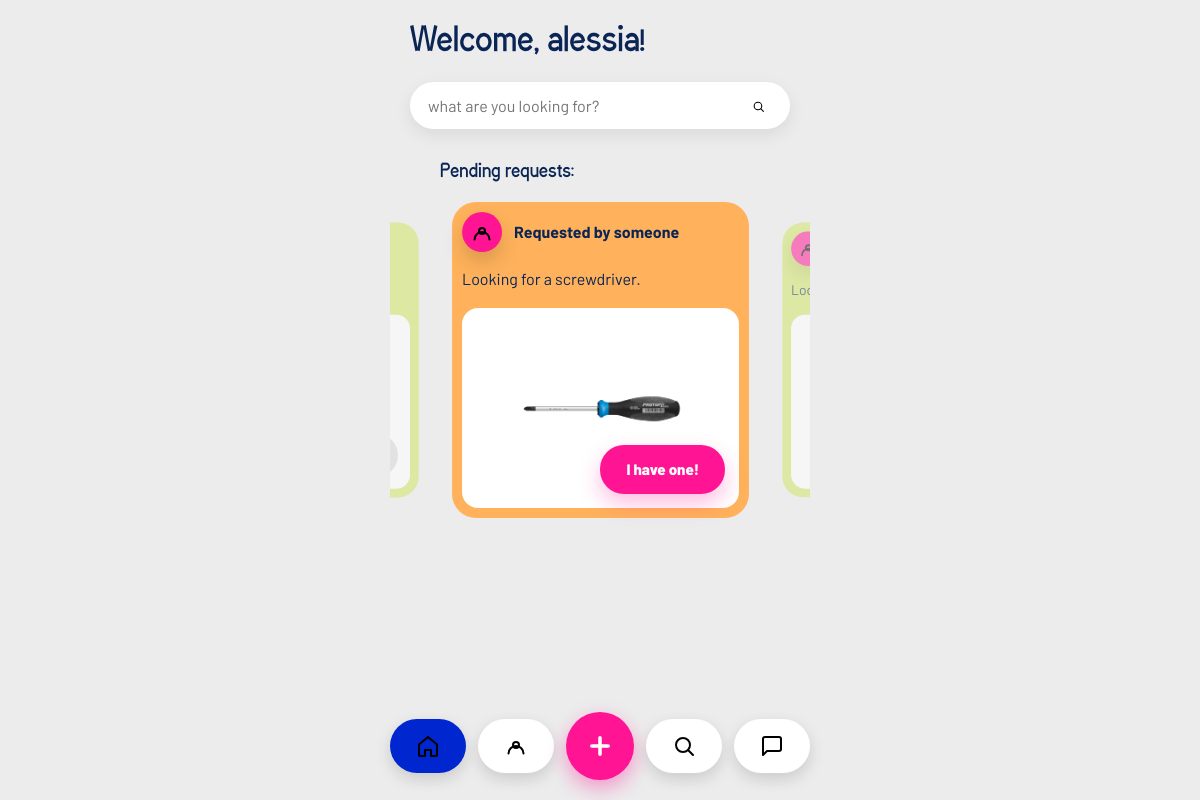
The app's page /dashboard (signed in) with its own data.
### tables this page shows
CREATE TABLE items (
            id INTEGER PRIMARY KEY AUTOINCREMENT,
            name TEXT NOT NULL,
            description TEXT,
            owner_id INTEGER NOT NULL,
            status TEXT DEFAULT 'available',
            keywords TEXT, category TEXT, photo TEXT,
            FOREIGN KEY (owner_id) REFERENCES "users_old" (id)
        );

### app.py (the view)
@app.route('/dashboard')
def dashboard():
    if 'user_id' not in session:
        return redirect(url_for('login'))
    success_message = None
    if session.pop('login_success', False):
        success_message = 'You are successfully logged in'
    conn = get_db_connection()
    cursor = conn.cursor()
    cursor.execute('SELECT * FROM items WHERE owner_id = ?', (session['user_id'],))
    my_items = cursor.fetchall()
    cursor.execute('''
        SELECT r.id, r.status, r.created_at, i.name as item_name, i.photo as item_photo, u.username as borrower
        FROM requests r
        JOIN items i ON r.item_id = i.id
        JOIN users u ON r.borrower_id = u.id
        WHERE i.owner_id = ?
        ORDER BY r.created_at DESC
    ''', (session['user_id'],))
    requests_for_me = cursor.fetchall()
    cursor.execute('SELECT categories FROM users WHERE id = ?', (session['user_id'],))
    user_categories_row = cursor.fetchone()
    user_categories = []
    if user_categories_row and user_categories_row['categories']:
        user_categories = [cat.strip() for cat in user_categories_row['categories'].split(',') if cat.strip()]
    matching_requested_items = []
    seen_request_ids = set()
    if user_categories:
        for category in user_categories:
            cursor.execute('''
                SELECT i.id, i.name, i.description, i.photo, u.username as owner
                FROM items i
                JOIN users u ON i.owner_id = u.id
                WHERE i.category LIKE ? AND i.owner_id != ? AND i.status = 'requested'
                ORDER BY i.id DESC
            ''', (f'%{category}%', session['user_id']))
            for item in cursor.fetchall():
                if item['id'] not in seen_request_ids:
                    matching_requested_items.append(item)
                    seen_request_ids.add(item['id'])
    if not matching_requested_items:
        cursor.execute('''
            SELECT i.id, i.name, i.description, i.photo, u.username as owner
            FROM items i
            JOIN users u ON i.owner_id = u.id
            WHERE i.owner_id != ? AND i.status = 'requested'
            ORDER BY i.id DESC
        ''', (session['user_id'],))
        matching_requested_items = cursor.fetchall()
    cursor.execute('''
        SELECT id, name, photo
        FROM items
        WHERE owner_id = ? AND status = 'requested'
        ORDER BY id DESC
    ''', (session['user_id'],))
    my_open_requests = cursor.fetchall()
    cursor.execute('''
        SELECT r.id, r.status, r.created_at, i.name as item_name
        FROM requests r
        JOIN items i ON r.item_id = i.id
        WHERE r.borrower_id = ?
        ORDER BY r.created_at DESC
    ''', (session['user_id'],))
    my_requests = cursor.fetchall()
    conn.close()
    return render_template('dashboard.html',
                         username=session['username'],
                         success_message=success_message,
                         my_items=my_items,
                         requests_for_me=requests_for_me,
                         matching_requested_items=matching_requested_items,
                         my_open_requests=my_open_requests,
                         my_requests=my_requests)

### app.py (called while the page is built)
def get_db_connection():
    conn = sqlite3.connect(DATABASE)
    conn.row_factory = sqlite3.Row
    return conn

@app.context_processor
def inject_current_user_photo():
    if 'user_id' not in session:
        return {'current_user_photo': None}
    conn = get_db_connection()
    cursor = conn.cursor()
    cursor.execute('SELECT photo FROM users WHERE id = ?', (session['user_id'],))
    row = cursor.fetchone()
    conn.close()
    return {'current_user_photo': row['photo'] if row else None}

### templates/dashboard.html (shortened to what this page needs)
<!DOCTYPE html>
<html lang="en">
<head>
    <link rel="stylesheet" href="{{ url_for('static', filename='style.css') }}">
</head>
<body class="dashboard-page">
    <div class="container dashboard-mobile">
        <header class="dashboard-header">
            <h1 class="welcome">Welcome, {{ username }}!</h1>
            <form class="search-form-mobile" action="{{ url_for('search') }}" method="GET" autocomplete="off" data-live-search>
                <div class="search-bar-wrapper">
                    <input type="text" name="q" placeholder="what are you looking for?" aria-label="search">
                    <span class="search-btn" aria-hidden="true">
                        <span class="icon icon-search" aria-hidden="true"></span>
                    </span>
                </div>
            </form>
        </header>
        <main>
            <section class="pending-section">
                <h2 class="section-title">Pending requests:</h2>
                {% if requests_for_me or my_open_requests or matching_requested_items %}
                    <div class="pending-cards-scroll">
                    {% for item in my_open_requests %}
                    <div class="pending-card">
                        <div class="pending-card-header">
                        </div>
                        <p class="request-desc">You're looking for a {{ item.name }}.</p>
                        <div class="request-image-card">
                            <span class="big-action-button disabled">Waiting for a match</span>
                        </div>
                    </div>
                    {% endfor %}
                    {% for item in matching_requested_items %}
                    <div class="pending-card">
                        <div class="pending-card-header">
                            <div class="requester-avatar icon icon-user"></div>
                            <div class="requester-name">Requested by someone</div>
                        </div>
                        <p class="request-desc">Looking for a {{ item.name }}.</p>
                        <div class="request-image-card">
                            {% if item.photo %}
                            <img src="{{ url_for('static', filename='uploads/' + item.photo) }}" alt="{{ item.name }}" class="request-image">
                            {% else %}
                            <img src="{{ url_for('static', filename='img_screwdriver.png') }}" alt="{{ item.name }}" class="request-image">
                            {% endif %}
                            <a href="{{ url_for('start_chat_with_item', item_id=item.id) }}" class="big-action-button">I have one!</a>
                        </div>
                    </div>
                    {% endfor %}
                    </div>
                {% else %}
                    <p class="empty-state">No pending requests</p>
                {% endif %}
            </section>
        </main>
        {% include 'footer_nav.html' %}
    </div>
</body>
</html>

### records on screen
items: name "screwdriver", name (picture)

### other values on screen
{{ username }} "alessia"
